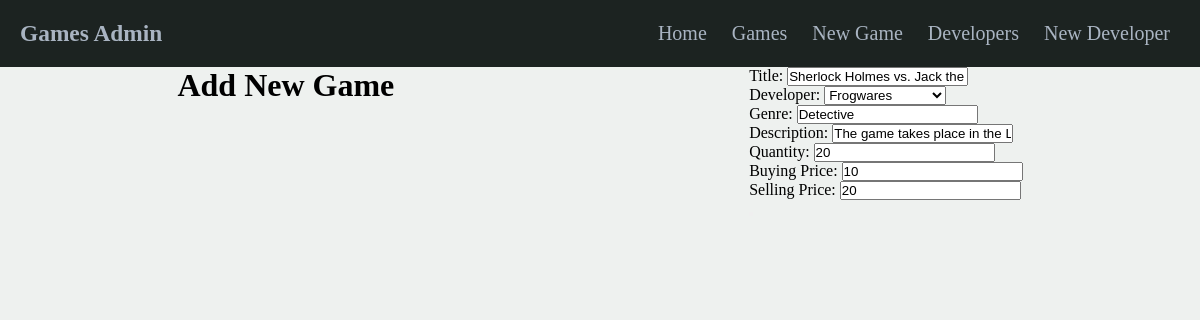
/games/9/edit, run on an earlier commit of the app's database.
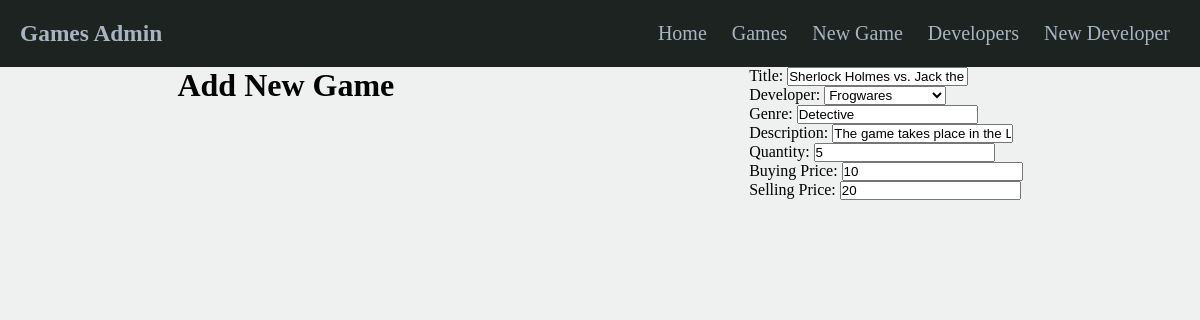
And on a later commit of the database.
### tables this page shows
CREATE TABLE games (
    id INTEGER PRIMARY KEY AUTOINCREMENT,
    title VARCHAR,
    genre VARCHAR,
    description VARCHAR,
    stock_quantity INTEGER,
    buying_price INTEGER,
    selling_price INTEGER,
    developer_id INTEGER NOT NULL,
        FOREIGN KEY (developer_id)
            REFERENCES developers(id)
);

### controllers/games_controller.py (the view)
@games_blueprint.route("/games/<id>/edit", methods=['GET'])
def edit_game(id):
    game = game_repository.select(id)
    developers = developer_repository.select_all()
    return render_template('games/edit.html', game = game, all_developers = developers)

### db/run_sql.py (called while the page is built)
def get_db():
    path=os.path.dirname(os.path.abspath(__file__))
    db= os.path.join(path, "game_manager.db")
    conn=sqlite3.connect(db)
    conn.execute("PRAGMA foreign_keys=1")
    conn.row_factory=sqlite3.Row
    return conn

def run_sql(sql, values=[]):
    db=get_db()
    cursor=db.cursor()
    cursor.execute(sql, values)
    results=cursor.fetchall()
    db.commit()
    db.close()
    return results

### repositories/developer_repository.py (called while the page is built)
def select_all():
    developers = []
    sql = "SELECT * FROM developers"
    results = run_sql(sql)
    for row in results:
        developer = Developer(row['name'], row['shipping_price'], row['shipping_time'], row['id'])
        developers.append(developer)
    return developers

def select(id):
    developer = None
    sql = "SELECT * FROM developers WHERE id =?"
    values = [id]
    result = run_sql(sql, values)[0]
    if result is not None:
        developer = Developer(result['name'], result['shipping_price'], result['shipping_time'], result['id'])
    return developer

### templates/games/edit.html (shortened to what this page needs)
{% extends "base.html" %}
{% block content %}
<h1>Add New Game</h1>
<form action="/games/{{game.id}}" method="post">
    <div>
        <label for="title">Title:</label>
        <input type="text" id="title" name="title" placeholder="Title" value="{{game.title}}" required autofocus>
    </div>
    <div>
        <label for="developer">Developer:</label>
        <select id="developer" name="developer_id">
          {% for developer in all_developers %}
            <option value="{{ developer.id }}"
              {% if game.developer.id== developer.id %} selected="selected"{% endif %}>
              {{ developer.name }}
            </option>
          {% endfor %}
        </select>
      </div>
    <div>
        <label for="genre">Genre:</label>
        <input type="text" name="genre" id="genre" placeholder="Genre" value="{{game.genre}}" required>
    </div>
    <div>
        <label for="description">Description:</label>
        <input name="description" id="description" value="{{game.description}}">
    </div>
    <div>
        <label for="stock">Quantity:</label>
        <input type="number" name="stock" id="stock" value="{{game.stock_quantity}}" required>
    </div>
    <div>
        <label for="buy">Buying Price:</label>
        <input type="number" name="buy" id="buy" value="{{game.buying_price}}" required>
    </div>
    <div>
        <label for="sell">Selling Price:</label>
        <input type="number" name="sell" id="sell" value="{{game.selling_price}}" required>
    </div>
    <button class="update-button" type="submit"></button>
</form>
{% endblock %}

What changed in the data, as far as the page shows it:
changed games "Sherlock Holmes vs. Jack the Ripper": stock "20" → "5"
